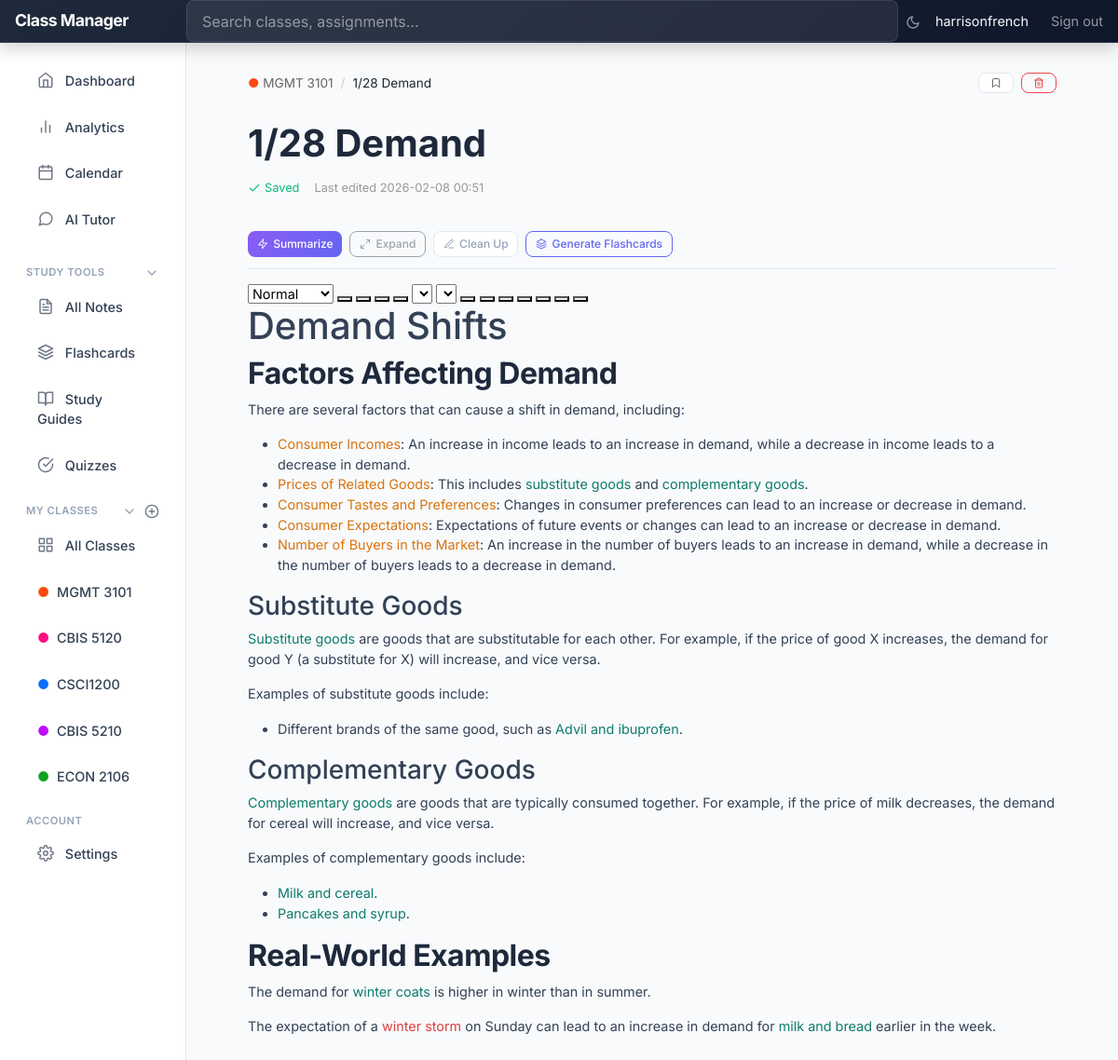
Page /notes/2 (signed in) on the committed database.
### tables this page shows
CREATE TABLE users (
            id INTEGER PRIMARY KEY AUTOINCREMENT,
            email TEXT UNIQUE NOT NULL,
            username TEXT UNIQUE NOT NULL,
            password_hash TEXT NOT NULL,
            created_at TIMESTAMP DEFAULT CURRENT_TIMESTAMP,
            updated_at TIMESTAMP DEFAULT CURRENT_TIMESTAMP
        );

CREATE TABLE classes (
            id INTEGER PRIMARY KEY AUTOINCREMENT,
            name TEXT NOT NULL,
            code TEXT,
            instructor TEXT,
            semester TEXT,
            color TEXT DEFAULT '#0d6efd',
            description TEXT,
            created_at TIMESTAMP DEFAULT CURRENT_TIMESTAMP,
            updated_at TIMESTAMP DEFAULT CURRENT_TIMESTAMP
        , syllabus_filename TEXT, user_id INTEGER REFERENCES users(id));

CREATE TABLE notes (
            id INTEGER PRIMARY KEY AUTOINCREMENT,
            class_id INTEGER NOT NULL,
            title TEXT NOT NULL DEFAULT 'Untitled',
            content TEXT DEFAULT '',
            is_pinned INTEGER DEFAULT 0,
            created_at TIMESTAMP DEFAULT CURRENT_TIMESTAMP,
            updated_at TIMESTAMP DEFAULT CURRENT_TIMESTAMP,
            FOREIGN KEY (class_id) REFERENCES classes (id) ON DELETE CASCADE
        );

### app/blueprints/notes.py (the view)
@notes.route('/<int:note_id>')
@login_required
def view_note(note_id):
    db = get_db()
    cursor = db.execute('''
        SELECT n.*, c.name as class_name, c.code as class_code, c.color as class_color, c.id as class_id
        FROM notes n
        JOIN classes c ON n.class_id = c.id
        WHERE n.id = ? AND c.user_id = ?
    ''', (note_id, session['user_id']))
    note = cursor.fetchone()
    if not note:
        flash('Note not found.', 'error')
        return redirect(url_for('notes.list_notes'))
    return render_template('notes/editor.html', note=note)

### app/templates/notes/editor.html (shortened to what this page needs)
{% extends "dashboard_base.html" %}
{% block extra_css %}
<link href="https://cdn.quilljs.com/1.3.7/quill.snow.css" rel="stylesheet">
{% endblock %}
{% block content %}
<div class="note-editor-page">
    <div class="note-breadcrumb d-flex align-items-center">
        <a href="{{ url_for('classes.view_class', class_id=note.class_id) }}">
            <span style="color: {{ note.class_color }};">&#9679;</span>
            {{ note.class_code or note.class_name }}
        </a>
        <span class="separator">/</span>
        <span class="text-dark">{{ note.title or 'Untitled' }}</span>
        <div class="note-actions">
            <form method="POST" action="{{ url_for('notes.toggle_pin', note_id=note.id) }}" class="d-inline">
                <button type="submit" class="btn btn-sm btn-outline-secondary btn-pin {% if note.is_pinned %}pinned{% endif %}" title="{% if note.is_pinned %}Unpin{% else %}Pin{% endif %}">
                    <span data-feather="bookmark"></span>
                </button>
            </form>
            <button type="button" class="btn btn-sm btn-outline-danger" data-bs-toggle="modal" data-bs-target="#deleteModal">
                <span data-feather="trash-2"></span>
            </button>
        </div>
    </div>
    <input type="text"
           class="note-title-input"
           id="noteTitle"
           value="{{ note.title }}"
           placeholder="Untitled"
           autocomplete="off">
    <div class="note-meta">
        <span class="save-status saved" id="saveStatus">
            <span data-feather="check" style="width: 14px; height: 14px;"></span>
            Saved
        </span>
        <span>Last edited {{ note.updated_at[:16] if note.updated_at else 'just now' }}</span>
    </div>
    <div class="ai-toolbar">
        <button type="button" class="btn btn-sm btn-ai" id="summarizeBtn" onclick="summarizeNote()">
            <span data-feather="zap"></span>
            Summarize
        </button>
        <button type="button" class="btn btn-sm btn-outline-secondary" id="expandBtn" onclick="expandNote()" disabled title="Select text first">
            <span data-feather="maximize-2"></span>
            Expand
        </button>
        <button type="button" class="btn btn-sm btn-outline-secondary" id="cleanupBtn" onclick="cleanupNote()">
            <span data-feather="edit-3"></span>
            Clean Up
        </button>
        <button type="button" class="btn btn-sm btn-outline-primary" id="flashcardsBtn" onclick="generateFlashcards()">
            <span data-feather="layers"></span>
            Generate Flashcards
        </button>
    </div>
    <div id="toolbar">
        <span class="ql-formats">
            <select class="ql-header">
                <option selected>Normal</option>
            </select>
        </span>
        <span class="ql-formats">
            <button class="ql-bold"></button>
            <button class="ql-italic"></button>
            <button class="ql-underline"></button>
            <button class="ql-strike"></button>
        </span>
        <span class="ql-formats">
            <select class="ql-color" title="Text Color"></select>
            <select class="ql-background" title="Highlight"></select>
        </span>
        <span class="ql-formats">
            <button class="ql-list" value="ordered"></button>
            <button class="ql-list" value="bullet"></button>
            <button class="ql-list" value="check"></button>
        </span>
        <span class="ql-formats">
            <button class="ql-blockquote"></button>
            <button class="ql-code-block"></button>
        </span>
        <span class="ql-formats">
            <button class="ql-link"></button>
        </span>
        <span class="ql-formats">
            <button class="ql-clean"></button>
        </span>
    </div>
    <div id="editor">{{ note.content|safe }}</div>
</div>
{% endblock %}

### app/templates/dashboard_base.html (shortened to what this page needs)
<!DOCTYPE html>
<html lang="en">
<head>
    <link href="https://cdn.jsdelivr.net/npm/bootstrap@5.3.0/dist/css/bootstrap.min.css" rel="stylesheet">
    <link href="{{ url_for('static', filename='css/dashboard.css') }}" rel="stylesheet">
    {% block extra_css %}{% endblock %}
</head>
<body>
    <header class="navbar navbar-dark sticky-top bg-dark flex-md-nowrap p-0 shadow">
        <a class="navbar-brand col-md-3 col-lg-2 me-0 px-3" href="{{ url_for('dashboard') }}">Class Manager</a>
        <form class="w-100" action="{{ url_for('search') }}" method="GET">
            <input class="form-control form-control-dark w-100" type="text" name="q" placeholder="Search classes, assignments..." aria-label="Search" style="color: #fff;">
        </form>
        <div class="navbar-nav">
            <div class="nav-item text-nowrap d-flex align-items-center">
                <button class="btn btn-link nav-link px-2" onclick="toggleTheme()" title="Toggle dark mode" style="font-size: 1.1rem;">
                    <span id="themeIcon" data-feather="moon"></span>
                </button>
                {% if g.user %}
                <span class="text-light px-2">{{ g.user.username }}</span>
                <a class="nav-link px-3" href="{{ url_for('auth.logout') }}">Sign out</a>
                {% else %}
                <a class="nav-link px-3" href="{{ url_for('auth.login') }}">Sign in</a>
                {% endif %}
            </div>
        </div>
    </header>
    <div class="container-fluid">
        <div class="row">
            <nav id="sidebarMenu" class="col-md-3 col-lg-2 d-md-block bg-light sidebar collapse">
                <div class="position-sticky pt-3 sidebar-sticky">
                    <ul class="nav flex-column">
                        <li class="nav-item">
                            <a class="nav-link {% if request.endpoint == 'dashboard' %}active{% endif %}" href="{{ url_for('dashboard') }}">
                                <span data-feather="home"></span>
                                Dashboard
                            </a>
                        </li>
                        <li class="nav-item">
                            <a class="nav-link {% if 'analytics' in request.endpoint %}active{% endif %}" href="{{ url_for('analytics.dashboard') }}">
                                <span data-feather="bar-chart-2"></span>
                                Analytics
                            </a>
                        </li>
                        <li class="nav-item">
                            <a class="nav-link {% if request.endpoint == 'calendar' %}active{% endif %}" href="{{ url_for('calendar') }}">
                                <span data-feather="calendar"></span>
                                Calendar
                            </a>
                        </li>
                        <li class="nav-item">
                            <a class="nav-link {% if 'ai_chat' in request.endpoint %}active{% endif %}" href="{{ url_for('ai_chat.chat_home') }}">
                                <span data-feather="message-circle"></span>
                                AI Tutor
                            </a>
                        </li>
                    </ul>
                    <h6 class="sidebar-heading d-flex justify-content-between align-items-center px-3 mt-4 mb-1 text-muted">
                        <a class="text-muted text-decoration-none d-flex align-items-center w-100" data-bs-toggle="collapse" href="#studyToolsCollapse" role="button" aria-expanded="true" aria-controls="studyToolsCollapse">
                            <span>Study Tools</span>
                            <span data-feather="chevron-down" class="ms-auto collapse-icon" style="width: 16px; height: 16px;"></span>
                        </a>
                    </h6>
                    <div class="collapse show" id="studyToolsCollapse">
                        <ul class="nav flex-column mb-2">
                            <li class="nav-item">
                                <a class="nav-link {% if request.endpoint == 'notes.list_notes' %}active{% endif %}" href="{{ url_for('notes.list_notes') }}">
                                    <span data-feather="file-text"></span>
                                    All Notes
                                </a>
                            </li>
                            <li class="nav-item">
                                <a class="nav-link {% if 'flashcards' in request.endpoint %}active{% endif %}" href="{{ url_for('flashcards.list_decks') }}">
                                    <span data-feather="layers"></span>
                                    Flashcards
                                </a>
                            </li>
                            <li class="nav-item">
                                <a class="nav-link {% if 'study_guides' in request.endpoint %}active{% endif %}" href="{{ url_for('study_guides.list_guides') }}">
                                    <span data-feather="book-open"></span>
                                    Study Guides
                                </a>
                            </li>
                            <li class="nav-item">
                                <a class="nav-link {% if 'quizzes' in request.endpoint %}active{% endif %}" href="{{ url_for('quizzes.list_quizzes') }}">
                                    <span data-feather="check-circle"></span>
                                    Quizzes
                                </a>
                            </li>
                        </ul>
                    </div>
                    <h6 class="sidebar-heading d-flex justify-content-between align-items-center px-3 mt-3 mb-1 text-muted">
                        <a class="text-muted text-decoration-none d-flex align-items-center flex-grow-1" data-bs-toggle="collapse" href="#classesCollapse" role="button" aria-expanded="true" aria-controls="classesCollapse">
                            <span>My Classes</span>
                            <span data-feather="chevron-down" class="ms-auto collapse-icon" style="width: 16px; height: 16px;"></span>
                        </a>
                        <a class="link-secondary ms-2" href="{{ url_for('classes.create_class') }}" aria-label="Add a new class">
                            <span data-feather="plus-circle"></span>
                        </a>
                    </h6>
                    <div class="collapse show" id="classesCollapse">
                        <ul class="nav flex-column mb-2">
                            <li class="nav-item">
                                <a class="nav-link {% if request.endpoint == 'classes.list_classes' %}active{% endif %}" href="{{ url_for('classes.list_classes') }}">
                                    <span data-feather="grid"></span>
                                    All Classes
                                </a>
                            </li>
                            {% if sidebar_classes %}
                                {% for class in sidebar_classes %}
                                <li class="nav-item">
                                    <a class="nav-link {% if request.endpoint == 'classes.view_class' and request.view_args.get('class_id') == class.id %}active{% endif %}" href="{{ url_for('classes.view_class', class_id=class.id) }}">
                                        <span class="me-1" style="color: {{ class.color }};">&#9679;</span>
                                        {{ class.code or class.name }}
                                    </a>
                                </li>
                                {% endfor %}
                            {% endif %}
                        </ul>
                    </div>
                    <h6 class="sidebar-heading d-flex justify-content-between align-items-center px-3 mt-3 mb-1 text-muted">
                        <span>Account</span>
                    </h6>
                    <ul class="nav flex-column mb-2">
                        <li class="nav-item">
                            <a class="nav-link {% if 'settings' in request.endpoint %}active{% endif %}" href="{{ url_for('settings.preferences') }}">
                                <span data-feather="settings"></span>
                                Settings
                            </a>
                        </li>
                    </ul>
                </div>
            </nav>
            <main class="col-md-9 ms-sm-auto col-lg-10 px-md-4">
                {% block content %}{% endblock %}
            </main>
        </div>
    </div>
</body>
</html>

### rows in the picture
users: user.username "harrisonfrench"
classes: code "MGMT 3101"
classes: code "CBIS 5120"
classes: code "CSCI1200"
classes: code "CBIS 5210"
classes: code "ECON 2106"
notes: title "1/28 Demand", updated_at "2026-02-08 00:51", content "Demand Shifts Factors Affecting Demand There are several factors that can cause a shift in demand, including: Consumer Incomes : An increase in income leads to an increase in demand, while a decrease in income leads to a decrease in demand. Prices of Related Goods : This includes substitute goods and complementary goods . Consumer Tastes and Preferences : Changes in consumer preferences can lead to an increase or decrease in demand. Consumer Expectations : Expectations of future events or changes can lead to an increase or decrease in demand. Number of Buyers in the Market : An increase in the number of buyers leads to an increase in demand, while a decrease in the number of buyers leads to…"
